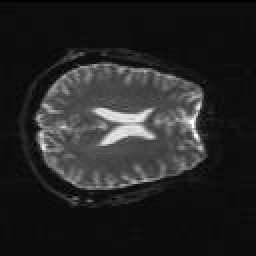
%> input picture 模糊连接度program/SuperPixel/27.jpg, 128 x 128 px (shown 2 times larger)
$ octave --eval "result = SLIC(imread('27.jpg'));"   (GNU Octave 9; MATLAB toolbox functions it lacks are replaced by stand-ins)
%> lines starting %> are read from the running program, lines starting %| are printed output that depends on the picture; long printed decimals are rounded
### 模糊连接度program/SuperPixel/PerformSuperpixelSLIC.m
function [klabels, kseedsx, kseedsy] = PerformSuperpixelSLIC(img_Lab, kseedsl, kseedsa, kseedsb, kseedsx, kseedsy, STEP, compactness)
%param:
%input:
%-----img_Lab原图像种子点的lab图像空间
%-----kseedsl原图像种子点lab空间中的l分量
%-----kseedsa原图像种子点lab空间中的a空间
%-----kseedsb原图像种子点lab空间中的b空间
%-----kseedsx原图像种子点的x坐标
%-----kseedsy原图像种子点的y坐标
%-----STEP每个超像素的边长
%-----compactness   超像素紧凑系数？？？？？？？？？
%output:
%-----klabels每个像素的分类标签


%原图像Lab尺度空间
[m_height, m_width, m_channel] = size(img_Lab);
%kseedsl(n,1)  -------> n为超像素个数
numseeds = size(kseedsl);
disp(fprintf('the size of kseedsl:%d-%d',numseeds(1),numseeds(2)));
disp(numseeds);
img_Lab = double(img_Lab);
%像素标签格式为(x, y) (行, 列)
klabels = zeros(m_height, m_width);
% [11 lines of commented-out code are left out]
invwt = 1/((double(STEP)/double(compactness))*(double(STEP)/double(compactness)));
%invwt = double(compactness)/double(STEP);
%distvec距离矩阵
distvec = 100000*ones(m_height, m_width);
%numseeds
numk = numseeds;

for itr = 1: 10   %迭代次数
    sigmal = zeros(numseeds);
    sigmaa = zeros(numseeds);
    sigmab = zeros(numseeds);
    sigmax = zeros(numseeds);
    sigmay = zeros(numseeds);
    clustersize = zeros(numseeds);
    inv = zeros(numseeds);
    distvec = double(100000*ones(m_height, m_width));

    %根据当前种子点信息计算每一个像素的归属
    for n = 1: numk(1)
        %种子点邻域范围为(2S*2S)
        y1 = max(1, kseedsy(n, 1)-STEP);
        y2 = min(m_height, kseedsy(n, 1)+STEP);
        x1 = max(1, kseedsx(n, 1)-STEP);
        x2 = min(m_width, kseedsx(n, 1)+STEP);
        %按像素计算距离
        for y = y1: y2
            for x = x1: x2
                %dist_lab = abs(img_Lab(y, x, 1)-kseedsl(n))+abs(img_Lab(y, x, 2)-kseedsa(n))+abs(img_Lab(y, x, 3)-kseedsb(n));
                %将距离归为lab空间内的三维距离和空间范围xy的距离和
                dist_lab = (img_Lab(y, x, 1)-kseedsl(n, 1))^2+(img_Lab(y, x, 2)-kseedsa(n, 1))^2+(img_Lab(y, x, 3)-kseedsb(n, 1))^2;
                dist_xy = (double(y)-kseedsy(n, 1))*(double(y)-kseedsy(n, 1)) + (double(x)-kseedsx(n, 1))*(double(x)-kseedsx(n, 1));
                %dist_xy = abs(y-kseedsy(n)) + abs(x-kseedsx(n));
                %距离 = lab色彩空间距离 + 空间距离权重×空间距离
                dist = dist_lab + dist_xy*invwt;
                %在周围最多四个种子点中找到最相似的 标记后存入klabels
                %m = (y-1)*m_width+x;
                if (dist<distvec(y, x))
                    distvec(y, x) = dist;
                    klabels(y, x) = n;
                end
            end
        end
    end
    %%%%%%%%%%**********重新计算种子点位置 使其向梯度最小地方移动
    %重新计算种子点位置，依据类别中数据的均值
    ind = 1;
    for r = 1: m_height
        for c = 1: m_width
            %每个元素的每个维度的变化值
            sigmal(klabels(r, c),1) = sigmal(klabels(r, c),1)+img_Lab(r, c, 1);
            sigmaa(klabels(r, c),1) = sigmaa(klabels(r, c),1)+img_Lab(r, c, 2);
            sigmab(klabels(r, c),1) = sigmab(klabels(r, c),1)+img_Lab(r, c, 3);
            sigmax(klabels(r, c),1) = sigmax(klabels(r, c),1)+c;
            sigmay(klabels(r, c),1) = sigmay(klabels(r, c),1)+r;
            %clustersize统计每个标签出现的次数
            clustersize(klabels(r, c),1) = clustersize(klabels(r, c),1)+1;
        end
    end
    for m = 1: numseeds
        if (clustersize(m, 1)<=0)
            clustersize(m, 1) = 1;
        end
        inv(m, 1) = 1/clustersize(m, 1);
    end
    for m = 1: numseeds
        kseedsl(m, 1) = sigmal(m, 1)*inv(m, 1);
        kseedsa(m, 1) = sigmaa(m, 1)*inv(m, 1);
        kseedsb(m, 1) = sigmab(m, 1)*inv(m, 1);
        kseedsx(m, 1) = sigmax(m, 1)*inv(m, 1);
        kseedsy(m, 1) = sigmay(m, 1)*inv(m, 1);
    end
end
end

### 模糊连接度program/SuperPixel/DrawContoursAroundSegments.m
function img_Contours = DrawContoursAroundSegments(img, klabels)
%params:
%input:
%-----img:原图像
%-----klabels：标签图像
%output:
%-----img_Contours:图像边界
dx = [-1, -1, 0, 1, 1, 1, 0, -1];
dy = [0, -1, -1, -1, 0, 1, 1, 1];
[m_height, m_width, m_channel] = size(img);
img_Contours = uint8(zeros(m_height, m_width));

mainindex = 0;
cind = 0;
for j = 1: m_height
    for k = 1: m_width
        np = 0;

        for i = 1: 8
            x = k+dx(1, i);
            y = j+dy(1, i);
            if (x>0&&x<=m_width&&y>0&&y<m_height)
               if (klabels(j, k)~=klabels(y, x))
                   np = np+1;
               end
            end
        end
        %当像素的邻域内有3个或以上像素标签与其不一致时，将该像素归属于边界
        if (np>2)
            img_Contours(j, k) = 255;
        end
    end
end


### 模糊连接度program/SuperPixel/SLIC_main.m
function nlabels = SLIC(img)
%img = imread('27.jpg');
sigma = 1;%标准差大小
window = double(uint8(3*sigma)*2+1);
H = fspecial('gaussian', window, sigma);%滤波参数
img = imfilter(img, H, 'replicate');
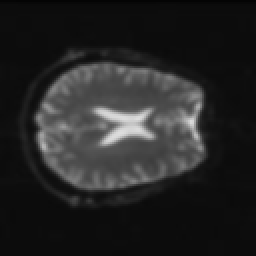
%> img: size 128x128 uint8 (shown 2 times larger); min 4, max 222, mean 37
figure;
title('高斯滤波图像');
imshow(img);
hold on;
[r, c, channel] = size(img);
%> r = 128; c = 128; channel = 1
disp(size(img));
%|    128   128
%灰度图像的处理方式
if channel == 1
    for i=1:r
        for j=1:c
            A((i-1)*c+j, 1) = img(i,j);
            A((i-1)*c+j, 2) = img(i,j);
            A((i-1)*c+j, 3) = img(i,j);
        end
    end
    img = reshape(A, r,c,3);
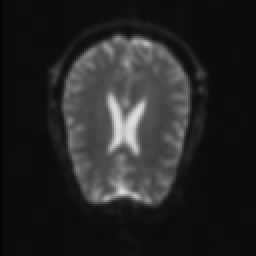
%> img: size 128x128x3 uint8 (shown 2 times larger); min 4, max 222, mean 37
    disp(img);
end

img_size = size(img);   %三个元素：图像的高、图像的宽、图像的通道数
%> img_size = [128 128 3]
disp(img_size);
%|    128   128     3
%设定超像素个数
K = 20;
%设定超像素紧凑系数
m_compactness = 20;

%转换到LAB色彩空间
cform = makecform('srgb2lab');       %rgb空间转换成lab空间 matlab自带的用法
img_Lab = applycform(img, cform);    %rgb转换成lab空间
%> img_Lab: size 128x128x3 uint8; mean of channels 1, 2, 3 36.3, 128, 128
%img_Lab = RGB2Lab(img);  %不好用不知道为什么
%imshow(img_Lab)
% %检测边缘
% img_edge = DetectLabEdge(img_Lab);
% imshow(img_edge)

%得到超像素的LABXY种子点信息
%K为超像素个数
disp(fprintf('图像长:%d, 图像宽:%d', c, r));
%| 图像长:128, 图像宽:12828
img_sz = img_size(1)*img_size(2);%img_sz图像大小
%> img_sz = 16384
disp(fprintf('图像大小: %d',img_sz));
%| 图像大小: 1638419
superpixel_sz = img_sz/K;        %超像素的大小superpixel_sz
%> superpixel_sz = 819.2
disp(fprintf('超像素大小: %f', superpixel_sz));
%| 超像素大小: 819.200
STEP = uint32(sqrt(superpixel_sz));%超像素的边长STEP
%> STEP = 29
disp(fprintf('超像素边长:%f', STEP));
%| 超像素边长:29.000
xstrips = uint32(img_size(2)/STEP);%图像每一行的超像素个数xstrips
%> xstrips = 4
disp(fprintf('xstrips:%d', xstrips));
%| xstrips:49
ystrips = uint32(img_size(1)/STEP);%图像每一列的超像素个数ystrips
%> ystrips = 4
disp(fprintf('ystrips:%d', ystrips));
%| ystrips:49
xstrips_adderr = double(img_size(2))/double(xstrips);%每一个聚类中心的x方向移动距离
%> xstrips_adderr = 32
disp(fprintf('xstrips_adderr:%f', xstrips_adderr));
%| xstrips_adderr:32.000
ystrips_adderr = double(img_size(1))/double(ystrips);%每一个聚类中心的y方向移动距离
%> ystrips_adderr = 32
disp(fprintf('ystrips_adderr:%f', ystrips_adderr));
%| ystrips_adderr:32.000
numseeds = xstrips*ystrips;   %numseeds种子点的个数
%> numseeds = 16
disp(fprintf('种子点个数:%d', numseeds));
%| 种子点个数:1618
%种子点xy信息初始值为晶格中心亚像素坐标
%种子点Lab颜色信息为对应点最接近像素点的颜色通道值
kseedsx = zeros(numseeds, 1);
kseedsy = zeros(numseeds, 1);
kseedsl = zeros(numseeds, 1);
kseedsa = zeros(numseeds, 1);
kseedsb = zeros(numseeds, 1);
n = 1;
%将所有初始种子点的数值具体化
for y = 1: ystrips
    for x = 1: xstrips
        kseedsx(n, 1) = (double(x)-0.5)*xstrips_adderr;
        kseedsy(n, 1) = (double(y)-0.5)*ystrips_adderr;
        kseedsl(n, 1) = img_Lab(fix(kseedsy(n, 1)), fix(kseedsx(n, 1)), 1);
        kseedsa(n, 1) = img_Lab(fix(kseedsy(n, 1)), fix(kseedsx(n, 1)), 2);
        kseedsb(n, 1) = img_Lab(fix(kseedsy(n, 1)), fix(kseedsx(n, 1)), 3);
        n = n+1;
    end
end
%> after the loop, kseedsa = [128; 128; 128; 128; 128; 128; 128; 128; 128; 128; 128; 128; 128; 128; 128; 128]; kseedsb has the same summary as kseedsa; kseedsl = [8; 29; 27; 8; 9; 78; 81; 8; 9; 75; 79; 8; 8; 11; 10; 8]; kseedsx = [16; 48; 80; 112; 16; 48; 80; 112; 16; 48; 80; 112; 16; 48; 80; 112]; kseedsy = [16; 16; 16; 16; 48; 48; 48; 48; 80; 80; 80; 80; 112; 112; 112; 112]; n = 17

n = 1;
%根据种子点计算超像素分区
%klabels每个元素的标签
[klabels, kseedsx, kseedsy] = PerformSuperpixelSLIC(img_Lab, kseedsl, kseedsa, kseedsb, kseedsx, kseedsy, STEP, m_compactness);
%> in PerformSuperpixelSLIC, `numseeds = size(kseedsl);`: numseeds = [16 1]
%| the size of kseedsl:16-124
%|    16    1
%> in PerformSuperpixelSLIC, `img_Lab = double(img_Lab);`: img_Lab: size 128x128x3 double; mean of channels 1, 2, 3 36.3, 128, 128
%> after the loop in PerformSuperpixelSLIC, `for itr = 1: 10`:
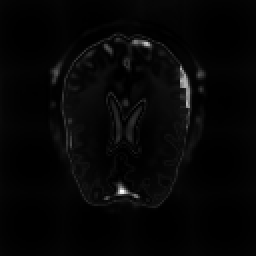
%> distvec: size 128x128 double (shown 2 times larger); min 0.124, max 9888.8, mean 246; drawn with min black and max white
%> after the loop in PerformSuperpixelSLIC, `for itr = 1: 10`:
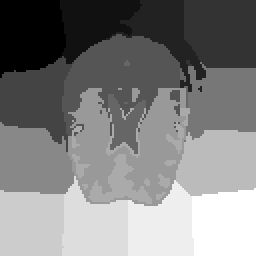
%> klabels: size 128x128 double (shown 2 times larger); min 1, max 16, mean 8.56; drawn with min black and max white
%> after the loop in PerformSuperpixelSLIC, `for itr = 1: 10`: clustersize = [1082; 787; 746; 1147; 1023; 1645; 323; 1054; 1081; 1835; 633; 1128; 1004; 947; 942; 1007]; inv = [0.000924; 0.00127; 0.00134; 0.000872; 0.000978; 0.000608; 0.0031; 0.000949; 0.000925; 0.000545; 0.00158; 0.000887; 0.000996; 0.00106; 0.00106; 0.000993]; kseedsb has the same summary as kseedsa in SLIC; kseedsl = [8.17; 13.77; 22.74; 8.26; 16.38; 100.5; 188.4; 13.82; 10.08; 82.1; 123.9; 10.68; 8; 12.44; 12.17; 8.38]; kseedsx = [15.71; 47.35; 83.55; 111.5; 18.46; 61.25; 65.47; 111.7; 17.32; 64.71; 64.37; 109.7; 16.2; 47.52; 81.59; 112.9]; kseedsy = [17.87; 11.96; 17.05; 16.71; 50.13; 38.26; 60.21; 50.98; 81.44; 73.06; 83.92; 81.94; 112.5; 113.7; 113.7; 112.5]; sigmaa = [138496; 100736; 95488; 146816; 130944; 210560; 41344; 134912; 138368; 234880; 81024; 144384; 128512; 121216; 120576; 128896]; sigmab has the same summary as sigmaa; sigmal = [8843; 10836; 16963; 9478; 16753; 165319; 60864; 14565; 10896; 150651; 78457; 12043; 8029; 11781; 11460; 8436]; sigmax = [17002; 37264; 62326; 127840; 18888; 100752; 21148; 117712; 18726; 118748; 40745; 123764; 16261; 44999; 76856; 113737]; sigmay = [19332; 9410; 12716; 19169; 51284; 62934; 19447; 53732; 88037; 134062; 53123; 92426; 112999; 107668; 107137; 113292]

plot(kseedsx, kseedsy,'*r');
hold off;
%
img_Contours = DrawContoursAroundSegments(img, klabels);

%合并小的分区
nlabels = EnforceLabelConnectivity(img_Lab, klabels, K);

%根据得到的分区标签找到边界
img_ContoursEX = DrawContoursAroundSegments_EX(img, nlabels);
M = max(max(nlabels));
random_color = zeros(M,3);
for i=1:M
    random_color(i,1) =  randi([0,255]);
    random_color(i,2) =  randi([0,255]);
    random_color(i,3) =  randi([0,255]);
end
for m =1:r
    for n=1:c
        img_ContoursEX(m,n) = random_color(nlabels(m,n));
    end
end
figure;
title('img_contoursEX');
imshow(img_ContoursEX);
%> (the run ends here)
